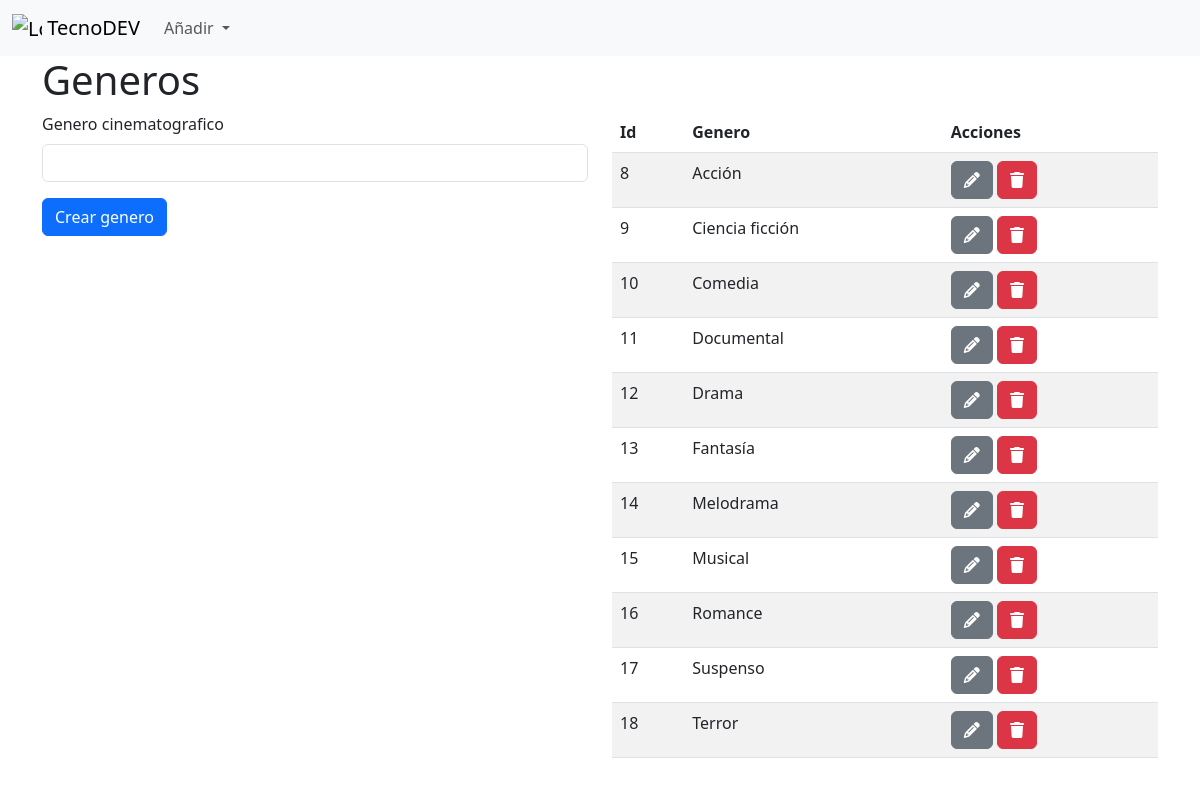
/generos_crud/crear_genero.php, run on the app's committed database.
### tables this page shows
CREATE TABLE `generos` (
  `id_gen` int(11) NOT NULL,
  `genero` varchar(255) NOT NULL
);

### generos_crud/crear_genero.php (the view, shortened to what this page needs)
<?php
include '../db.php';
include '../shared/header.php';
?>
<div class="container">
   <h1 class="h1">Generos</h1>
   <div class="row">
      <div class="col-sm-6">
         <form action="crear_genero.php" method="POST">
            <div class="mb-3">
               <label for="gen_name" class="form-label">Genero cinematografico</label>
               <input type="text" class="form-control" id="gen_name"" name="genero_nombre">
            </div>
            <button type="submit" class="btn btn-primary" name="crear_genero">Crear genero</button>
         </form>
      </div>
      <div class="col-sm-6">
         <table class="table table-striped table-hover">
            <thead>
               <tr>
                  <th>Id</th>
                  <th>Genero</th>
                  <th>Acciones</th>
               </tr>
            </thead>
            <tbody>
               <?php
               $query_select = "SELECT * FROM `generos`";
               $resultados_generos = mysqli_query($conn, $query_select);
               while ($genero = mysqli_fetch_array($resultados_generos)) { ?>
                  <tr>
                     <td>
                        <?= $genero['id_gen'] ?>
                     </td>
                     <td>
                        <?= $genero['genero'] ?>
                     </td>
                     <td>
                        <a href="edit_genero.php?id=<?= $genero['id_gen'] ?>" class="btn btn-secondary">
                           <i class="fas fa-solid fa-pencil"></i>
                        </a>
                        <a href="bor_genero.php?id=<?= $genero['id_gen'] ?>" class="btn btn-danger">
                           <i class="fa-solid fa-trash" style="color: #fff;"></i>
                        </a>
                     </td>
                  </tr>
               <?php } ?>
            </tbody>
         </table>
      </div>
   </div>
</div>
<?php include '../shared/footer.php'; ?>

### data on the page
generos: id_gen "8", genero "Acción"
generos: id_gen "9", genero "Ciencia ficción"
generos: id_gen "10", genero "Comedia"
generos: id_gen "11", genero "Documental"
generos: id_gen "12", genero "Drama"
generos: id_gen "13", genero "Fantasía"
generos: id_gen "14", genero "Melodrama"
generos: id_gen "15", genero "Musical"
generos: id_gen "16", genero "Romance"
generos: id_gen "17", genero "Suspenso"
generos: id_gen "18", genero "Terror"
